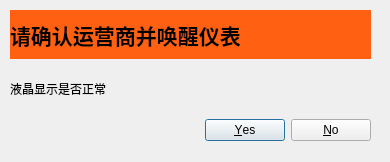
<?xml version="1.0" encoding="UTF-8"?>
<ui version="4.0">
 <class>Dialog</class>
 <widget class="QDialog" name="Dialog">
  <property name="geometry">
   <rect>
    <x>0</x>
    <y>0</y>
    <width>390</width>
    <height>162</height>
   </rect>
  </property>
  <property name="windowTitle">
   <string>液晶检查</string>
  </property>
  <widget class="QWidget" name="verticalLayoutWidget">
   <property name="geometry">
    <rect>
     <x>10</x>
     <y>10</y>
     <width>361</width>
     <height>131</height>
    </rect>
   </property>
   <layout class="QVBoxLayout" name="verticalLayout">
    <item>
     <widget class="QLabel" name="label_2">
      <property name="font">
       <font>
        <family>AcadEref</family>
        <pointsize>16</pointsize>
        <weight>75</weight>
        <bold>true</bold>
       </font>
      </property>
      <property name="styleSheet">
       <string notr="true">background-color: rgb(255, 96, 17);</string>
      </property>
      <property name="text">
       <string>请确认运营商并唤醒仪表</string>
      </property>
     </widget>
    </item>
    <item>
     <widget class="QLabel" name="label">
      <property name="text">
       <string>液晶显示是否正常</string>
      </property>
     </widget>
    </item>
    <item>
     <widget class="QDialogButtonBox" name="buttonBox">
      <property name="orientation">
       <enum>Qt::Horizontal</enum>
      </property>
      <property name="standardButtons">
       <set>QDialogButtonBox::No|QDialogButtonBox::Yes</set>
      </property>
     </widget>
    </item>
   </layout>
  </widget>
 </widget>
 <resources/>
 <connections>
  <connection>
   <sender>buttonBox</sender>
   <signal>accepted()</signal>
   <receiver>Dialog</receiver>
   <slot>accept()</slot>
   <hints>
    <hint type="sourcelabel">
     <x>248</x>
     <y>254</y>
    </hint>
    <hint type="destinationlabel">
     <x>157</x>
     <y>274</y>
    </hint>
   </hints>
  </connection>
  <connection>
   <sender>buttonBox</sender>
   <signal>rejected()</signal>
   <receiver>Dialog</receiver>
   <slot>reject()</slot>
   <hints>
    <hint type="sourcelabel">
     <x>316</x>
     <y>260</y>
    </hint>
    <hint type="destinationlabel">
     <x>286</x>
     <y>274</y>
    </hint>
   </hints>
  </connection>
 </connections>
</ui>
